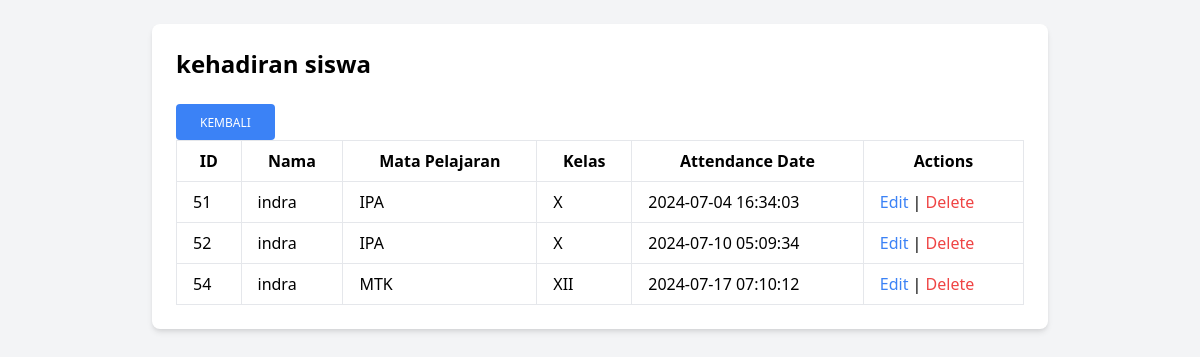
The page /dashboard_guru/kehadiranSiswa.php (signed in) on the database its author committed.
### tables this page shows
CREATE TABLE `attendance` (
  `id` int(11) NOT NULL,
  `user_id` int(11) NOT NULL,
  `mata_pelajaran` varchar(100) NOT NULL,
  `kelas` varchar(100) NOT NULL,
  `attendance_date` datetime NOT NULL,
  `nama` varchar(100) NOT NULL
);

### public/dashboard_guru/kehadiranSiswa.php (the view, shortened to what this page needs)
<?php
include '../db.php';
$sql = "SELECT * FROM attendance";
$result = $conn->query($sql);
?>
<!DOCTYPE html>
<html>
<head>
    <link href="https://cdn.jsdelivr.net/npm/tailwindcss@2.2.19/dist/tailwind.min.css" rel="stylesheet">
</head>
<body class="bg-gray-100 p-6">
    <div class="max-w-4xl mx-auto bg-white p-6 rounded-lg shadow-md">
        <h2 class="text-2xl font-bold mb-6">kehadiran siswa</h2>
        <a href="../role.php" role="button" class="mr-6 inline-block rounded bg-blue-500 text-white shadow-[0_4px_9px_-4px_rgba(51,45,45,0.7)] hover:bg-blue-600 hover:shadow-[0_8px_9px_-4px_rgba(51,45,45,0.2),0_4px_18px_0_rgba(51,45,45,0.1)] focus:bg-blue-800 focus:shadow-[0_8px_9px_-4px_rgba(51,45,45,0.2),0_4px_18px_0_rgba(51,45,45,0.1)] active:bg-blue-700 active:shadow-[0_8px_9px_-4px_rgba(51,45,45,0.2),0_4px_18px_0_rgba(51,45,45,0.1)] px-6 pb-2 pt-2.5 text-xs font-medium uppercase leading-normal transition duration-150 ease-in-out focus:outline-none focus:ring-0">kembali</a>
        <table class="w-full table-auto border-collapse">
            <thead>
                <tr>
                    <th class="border px-4 py-2">ID</th>
                    <th class="border px-4 py-2">Nama</th>
                    <th class="border px-4 py-2">Mata Pelajaran</th>
                    <th class="border px-4 py-2">Kelas</th>
                    <th class="border px-4 py-2">Attendance Date</th>
                    <th class="border px-4 py-2">Actions</th>
                </tr>
            </thead>
            <tbody>
                <?php
                if ($result->num_rows > 0) {
                    while($row = $result->fetch_assoc()) {
                        echo "<tr>
                                <td class='border px-4 py-2'>{$row['id']}</td>
                                <td class='border px-4 py-2'>{$row['nama']}</td>
                                <td class='border px-4 py-2'>{$row['mata_pelajaran']}</td>
                                <td class='border px-4 py-2'>{$row['kelas']}</td>
                                <td class='border px-4 py-2'>{$row['attendance_date']}</td>
                                <td class='border px-4 py-2'>
                                    <a href='edit_siswa.php?id={$row['id']}' class='text-blue-500 hover:underline'>Edit</a> |
                                    <a href='delete_siswa.php?id={$row['id']}' class='text-red-500 hover:underline'>Delete</a>
                                </td>
                            </tr>";
                    }
                } else {
                    echo "<tr><td colspan='6' class='border px-4 py-2 text-center'>No attendance records found</td></tr>";
                }
                ?>
            </tbody>
        </table>
    </div>
</body>
</html>

### rows shown on the page
attendance: id "51", nama "indra", mata_pelajaran "IPA", kelas "X", attendance_date "2024-07-04 16:34:03"
attendance: id "52", nama "indra", mata_pelajaran "IPA", kelas "X", attendance_date "2024-07-10 05:09:34"
attendance: id "54", nama "indra", mata_pelajaran "MTK", kelas "XII", attendance_date "2024-07-17 07:10:12"
